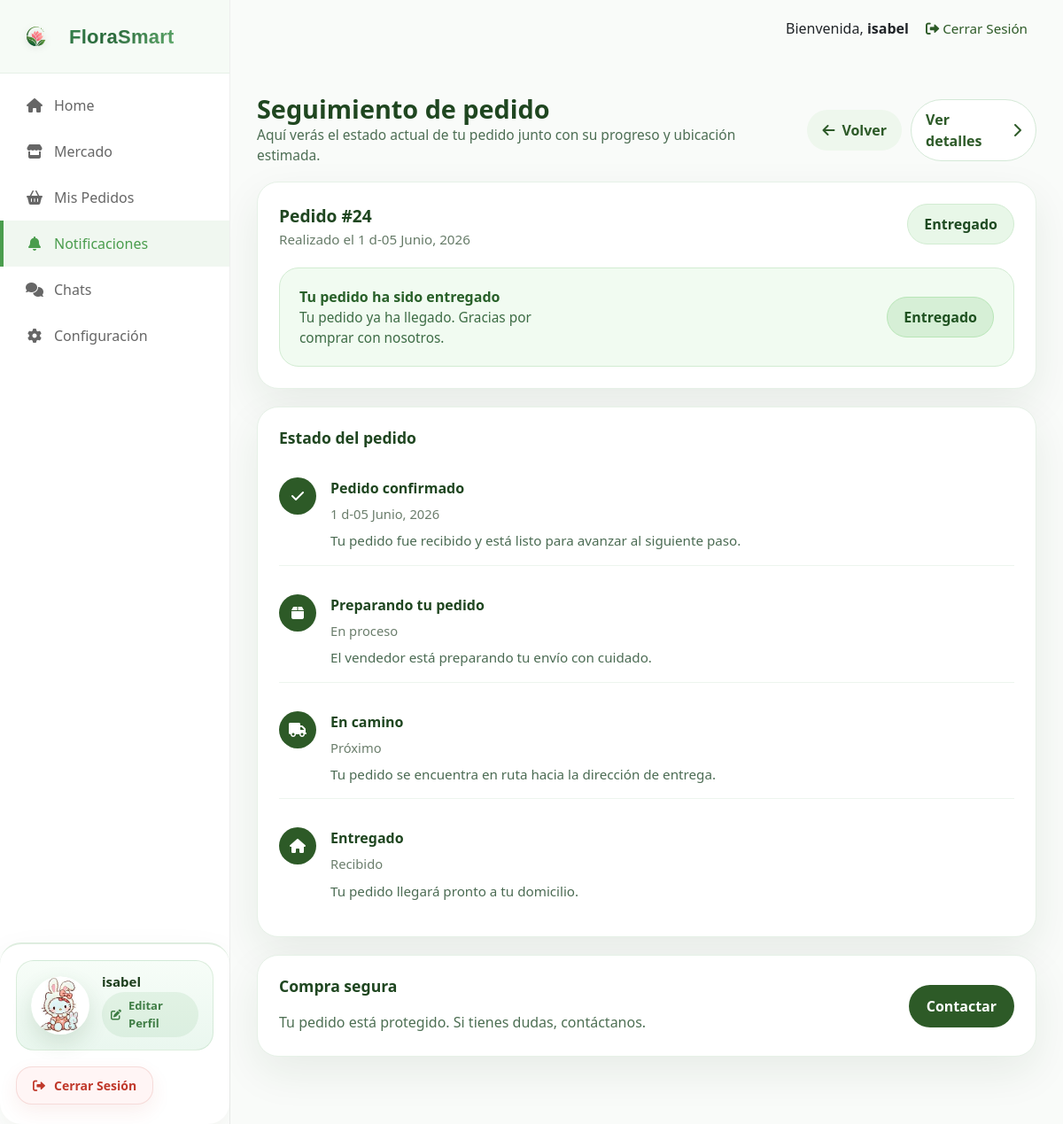
Screenshot of /notificaciones/ (signed in) with the database file from the repository.
### usuarios/models.py (models this page shows, shortened)
class Usuario(AbstractUser):
    ROLES = (
        ('floricultor', 'Floricultor / Productor'),
        ('comprador_b2b', 'Comprador Mayorista (B2B)'),
        ('comprador_b2c', 'Cliente Final (B2C)'),
    )
    email = models.EmailField(unique=True)
    rol = models.CharField(max_length=20, choices=ROLES, default='comprador_b2c')
    nombre_empresa_o_finca = models.CharField(max_length=100, blank=True, null=True)
    foto_perfil = models.ImageField(upload_to='perfiles/', null=True, blank=True, default='perfiles/default_profile.png')
    telefono = models.CharField(max_length=20, blank=True, null=True)
    ubicacion = models.CharField(max_length=200, blank=True, null=True)
    bio = models.TextField(blank=True, null=True)
    groups = models.ManyToManyField(
        Group,
        related_name="usuario_set",
        blank=True,
    )
    user_permissions = models.ManyToManyField(
        Permission,
        related_name="usuario_permissions_set",
        blank=True,
    )

class Pedido(models.Model):
    ESTADOS = (
        ('pendiente', 'Pendiente'),
        ('en_camino', 'En Camino'),
        ('entregado', 'Entregado'),
        ('cancelado', 'Cancelado'),
    )
    cliente = models.ForeignKey(Usuario, on_delete=models.CASCADE, related_name='mis_pedidos_realizados')
    producto = models.ForeignKey(Producto, on_delete=models.CASCADE, related_name='pedidos_del_producto')
    cantidad = models.PositiveIntegerField(default=1)
    fecha_pedido = models.DateTimeField(auto_now_add=True)
    estado = models.CharField(max_length=20, choices=ESTADOS, default='pendiente')
    notas = models.TextField(blank=True, null=True)
    pedido_grupo = models.UUIDField(null=True, blank=True, editable=False)
    PAGO_ESTADOS = (
        ('pendiente', 'Pendiente'),
        ('pagado', 'Pagado'),
        ('rechazado', 'Rechazado'),
        ('cancelado', 'Cancelado'),
    )
    estado_pago = models.CharField(max_length=20, choices=PAGO_ESTADOS, default='pendiente')
    wompi_transaction_id = models.CharField(max_length=200, blank=True, null=True)
    wompi_reference = models.CharField(max_length=200, blank=True, null=True)

### usuarios/views.py (the view)
# urls.py: path('notificaciones/', views.notificaciones_view, name='notificaciones'),
@login_required
def notificaciones_view(request):
    if request.user.rol != 'comprador_b2c':
        return redirect('home')
    ultimo_pedido = Pedido.objects.filter(cliente=request.user).order_by('-fecha_pedido').first()
    contexto = {
        'ultimo_pedido': ultimo_pedido,
    }
    return render(request, 'notificaciones.html', contexto)

### templates/notificaciones.html (shortened to what this page needs)
{% extends 'base.html' %}
{% load static %}
{% block content %}
<div class="notifications-shell">
    <div class="notifications-top">
        <div>
            <h1>Seguimiento de pedido</h1>
            <div class="top-text">Aquí verás el estado actual de tu pedido junto con su progreso y ubicación estimada.</div>
        </div>
        <div class="top-actions">
            <a href="{% url 'mis_pedidos' %}" class="top-button"><i class="fas fa-arrow-left"></i> Volver</a>
            <a href="{% url 'mis_pedidos' %}" class="detail-button">Ver detalles <i class="fas fa-chevron-right"></i></a>
        </div>
    </div>
    <div class="order-card">
        <div class="order-card-header">
            <div>
                {% if ultimo_pedido %}
                    <div class="order-title">Pedido #{{ ultimo_pedido.id }}</div>
                    <div class="order-date">Realizado el {{ ultimo_pedido.fecha_pedido|date:"j \de F, Y" }}</div>
                {% else %}
                    <div class="order-title">Sin pedidos recientes</div>
                    <div class="order-date">Realiza una compra para seguir su estado</div>
                {% endif %}
            </div>
            {% if ultimo_pedido %}
                <span class="order-status-chip">{{ ultimo_pedido.get_estado_display }}</span>
            {% endif %}
        </div>
        {% if ultimo_pedido %}
            <div class="status-banner">
                <div>
                    <strong>
                        {% if ultimo_pedido.estado == 'pendiente' %}
                            Tu pedido está pendiente
                        {% elif ultimo_pedido.estado == 'en_camino' %}
                            Tu pedido va en camino
                        {% elif ultimo_pedido.estado == 'entregado' %}
                            Tu pedido ha sido entregado
                        {% elif ultimo_pedido.estado == 'cancelado' %}
                            Pedido cancelado
                        {% else %}
                            Estado del pedido actualizado
                        {% endif %}
                    </strong>
                    <div class="banner-text">
                        {% if ultimo_pedido.estado == 'pendiente' %}
                            Estamos confirmando tu pedido. Pronto te notificaremos el siguiente paso.
                        {% elif ultimo_pedido.estado == 'en_camino' %}
                            Llegada estimada: Hoy, entre 2:00 PM - 4:00 PM.
                        {% elif ultimo_pedido.estado == 'entregado' %}
                            Tu pedido ya ha llegado. Gracias por comprar con nosotros.
                        {% elif ultimo_pedido.estado == 'cancelado' %}
                            Tu pedido fue cancelado. Revisa tus pedidos para más información.
                        {% else %}
                            Revisa tus pedidos para ver más detalles sobre su avance.
                        {% endif %}
                    </div>
                </div>
                <span class="banner-badge">{{ ultimo_pedido.get_estado_display }}</span>
            </div>
        {% endif %}
    </div>
    <div class="timeline-card">
        <h2>Estado del pedido</h2>
        <div class="timeline-list">
            <div class="timeline-item {% if ultimo_pedido %}active{% else %}pending{% endif %}">
                <div class="timeline-icon"><i class="fas fa-check"></i></div>
                <div class="timeline-text">
                    <div class="timeline-step-title">Pedido confirmado</div>
                    <div class="timeline-step-time">{% if ultimo_pedido %}{{ ultimo_pedido.fecha_pedido|date:"j \de F, Y" }}{% else %}Pendiente{% endif %}</div>
                    <div class="timeline-step-note">Tu pedido fue recibido y está listo para avanzar al siguiente paso.</div>
                </div>
            </div>
            <div class="timeline-item {% if ultimo_pedido and ultimo_pedido.estado == 'en_camino' or ultimo_pedido and ultimo_pedido.estado == 'entregado' %}active{% else %}pending{% endif %}">
                <div class="timeline-icon"><i class="fas fa-box"></i></div>
                <div class="timeline-text">
                    <div class="timeline-step-title">Preparando tu pedido</div>
                    <div class="timeline-step-time">{% if ultimo_pedido and ultimo_pedido.estado != 'pendiente' %}En proceso{% else %}Pendiente{% endif %}</div>
                    <div class="timeline-step-note">El vendedor está preparando tu envío con cuidado.</div>
                </div>
            </div>
            <div class="timeline-item {% if ultimo_pedido and ultimo_pedido.estado == 'en_camino' or ultimo_pedido and ultimo_pedido.estado == 'entregado' %}active{% else %}pending{% endif %}">
                <div class="timeline-icon"><i class="fas fa-truck"></i></div>
                <div class="timeline-text">
                    <div class="timeline-step-title">En camino</div>
                    <div class="timeline-step-time">{% if ultimo_pedido and ultimo_pedido.estado == 'en_camino' %}Ahora{% else %}Próximo{% endif %}</div>
                    <div class="timeline-step-note">Tu pedido se encuentra en ruta hacia la dirección de entrega.</div>
                </div>
            </div>
            <div class="timeline-item {% if ultimo_pedido and ultimo_pedido.estado == 'entregado' %}active{% else %}pending{% endif %}">
                <div class="timeline-icon"><i class="fas fa-home"></i></div>
                <div class="timeline-text">
                    <div class="timeline-step-title">Entregado</div>
                    <div class="timeline-step-time">{% if ultimo_pedido and ultimo_pedido.estado == 'entregado' %}Recibido{% else %}Pendiente{% endif %}</div>
                    <div class="timeline-step-note">Tu pedido llegará pronto a tu domicilio.</div>
                </div>
            </div>
        </div>
    </div>
    <div class="secure-card">
        <div>
            <h2>Compra segura</h2>
            <p>Tu pedido está protegido. Si tienes dudas, contáctanos.</p>
        </div>
        <a href="{% url 'lista_chats' %}" class="contact-link">Contactar</a>
    </div>
</div>
{% endblock %}

### templates/base.html (shortened to what this page needs)
{% load static %}
<!DOCTYPE html>
<html lang="{{ request.session.language|default:'es' }}">
<head>
    <link href="https://cdn.jsdelivr.net/npm/bootstrap@5.3.0/dist/css/bootstrap.min.css" rel="stylesheet">
    <link rel="stylesheet" href="{% static 'css/style.css' %}">
    <link rel="stylesheet" href="https://cdnjs.cloudflare.com/ajax/libs/font-awesome/6.0.0/css/all.min.css">
</head>
<body{% if request.session.theme == 'dark' %} class="dark-theme"{% endif %} data-theme="{{ request.session.theme|default:'light' }}" data-language="{{ request.session.language|default:'es' }}">
    <div class="market-layout">
        <aside class="market-sidebar">
            <div class="sidebar-brand">
                <img src="{% static 'images/logo.png' %}" alt="Logo FloraSmart" class="sidebar-logo">
                <a href="{% url 'home' %}" class="sidebar-brand-name">FloraSmart</a>
            </div>
            <nav class="nav-menu">
                <a href="{% url 'home' %}" class="sidebar-link {% if request.resolver_match.url_name == 'home' %}active{% endif %}">
                    <i class="fas fa-home"></i>
                    <span>{% if request.session.language == 'en' %}Home{% else %}Home{% endif %}</span>
                </a>
                <a href="{% url 'mercado' %}" class="sidebar-link {% if request.resolver_match.url_name == 'mercado' %}active{% endif %}">
                    <i class="fas fa-store"></i>
                    <span>{% if request.session.language == 'en' %}Market{% else %}Mercado{% endif %}</span>
                </a>
                <a href="{% url 'mis_pedidos' %}" class="sidebar-link {% if request.resolver_match.url_name == 'mis_pedidos' %}active{% endif %}">
                    <i class="fas fa-shopping-basket"></i>
                    <span>{% if user.rol == 'floricultor' %}Pedidos Recibidos{% else %}Mis Pedidos{% endif %}</span>
                </a>
                {% if user.is_authenticated and user.rol != 'floricultor' %}
                <a href="{% url 'notificaciones' %}" class="sidebar-link {% if request.resolver_match.url_name == 'notificaciones' %}active{% endif %}">
                    <i class="fas fa-bell"></i>
                    <span>Notificaciones</span>
                </a>
                {% endif %}
                <a href="{% url 'lista_chats' %}" class="sidebar-link {% if request.resolver_match.url_name == 'lista_chats' %}active{% endif %}">
                    <i class="fas fa-comments"></i>
                    <span>{% if request.session.language == 'en' %}Chats{% else %}Chats{% endif %}</span>
                </a>
                <a href="{% url 'configuracion' %}" class="sidebar-link {% if request.resolver_match.url_name == 'configuracion' %}active{% endif %}">
                    <i class="fas fa-cog"></i>
                    <span>{% if request.session.language == 'en' %}Settings{% else %}Configuración{% endif %}</span>
                </a>
            </nav>
            <div class="sidebar-user-profile">
                <a href="{% url 'perfil' %}" class="profile-link">
                    <div class="profile-avatar">
                        {% if user.foto_perfil and user.foto_perfil.name != 'perfiles/default_profile.png' %}
                            <img src="{{ user.foto_perfil.url }}" alt="Foto de perfil de {{ user.username }}" class="profile-image">
                        {% else %}
                            <img src="{% static 'images/default_profile.svg' %}" alt="Foto de perfil predeterminada" class="profile-image">
                        {% endif %}
                    </div>
                    <div class="profile-info">
                        <p class="profile-name">{{ user.nombre_empresa_o_finca|default:user.username }}</p>
                        <p class="profile-action"><i class="fas fa-edit"></i> {% if request.session.language == 'en' %}Edit Profile{% else %}Editar Perfil{% endif %}</p>
                    </div>
                </a>
                <a href="{% url 'logout' %}" class="logout-btn">
                    <i class="fas fa-sign-out-alt"></i> {% if request.session.language == 'en' %}Logout{% else %}Cerrar Sesión{% endif %}
                </a>
            </div>
        </aside>
        <main class="main-content">
            <header class="top-user-bar">
                <div class="user-info">
                    {% if user.is_authenticated %}
                        <span>{% if request.session.language == 'en' %}Welcome{% else %}Bienvenida{% endif %}, <strong>{{ user.username }}</strong></span>
                        <a href="{% url 'logout' %}" class="logout-link">
                            <i class="fas fa-sign-out-alt"></i> {% if request.session.language == 'en' %}Logout{% else %}Cerrar Sesión{% endif %}
                        </a>
                    {% endif %}
                </div>
            </header>
            <section class="container-fluid py-4">
                {% block content %}
                {% endblock %}
            </section>
        </main>
    </div>
</body>
</html>

### rows the page displays
Usuario: foto_perfil (picture), nombre_empresa_o_finca "isabel", username "isabel"
Pedido: id "24", fecha_pedido "1 d-05 Junio, 2026", estado "Entregado"
